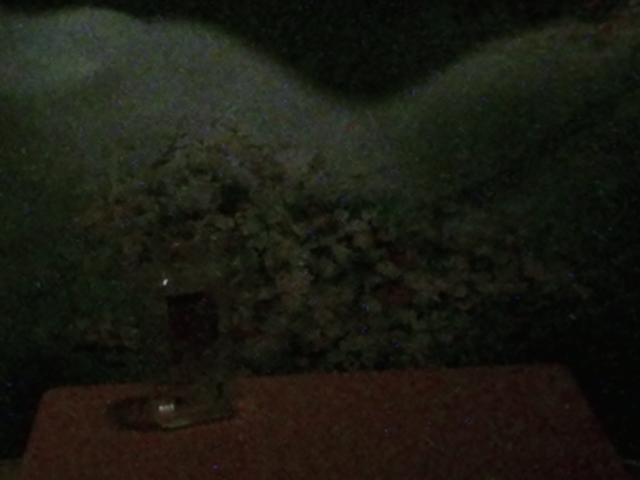
#> input picture data/cases/1001/RGB.png, 640 x 480 px; its folder holds only this picture in this run
$ python -i segment.py   (imports and definitions only)
#> lines starting #> are read from the running program, lines starting #| are printed output that depends on the picture; after the words box and inside, x2 and y2 are one past the last pixel; in counts of white or black regions, pixels touching at a corner belong together
### src/ipen/fuse.py
"""RGB / thermal fusion operators.

Thermal images carry the object silhouette even when the visible image is almost
black, so fusing the two modalities is the classical answer to low light.  Four
families are compared:

* ``weighted``   - per-pixel weighted average (a = 1 - alpha * a + alpha * b)
* ``pca``        - principal-component fusion (the 1st eigenvector weights)
* ``laplacian``  - Laplacian-pyramid fusion (Burt & Adelson), a classic of the
  course: local energy picks the sharper source at every scale
* ``max``        - take the brighter pixel, a naive upper bound
"""
from __future__ import annotations

import cv2
import numpy as np
from scipy import ndimage


def _to_float(img: np.ndarray) -> np.ndarray:
    return img.astype(np.float32) / 255.0
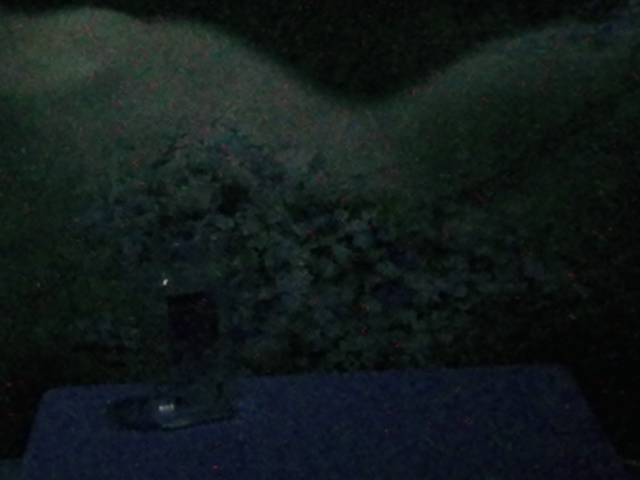
#> returned value: shape (480, 640, 3) float32; mean of channels 0, 1, 2 0.102, 0.103, 0.0701; drawn as B, G, R


def _to_u8(img: np.ndarray) -> np.ndarray:
    return np.clip(img * 255.0, 0, 255).round().astype(np.uint8)


def to_gray(img: np.ndarray) -> np.ndarray:
    """Luminance of an RGB or grayscale image, always ``float32`` in [0, 1]."""
    f = _to_float(img)
    if f.ndim == 2:
        return f
    return 0.299 * f[..., 0] + 0.587 * f[..., 1] + 0.114 * f[..., 2]
#> returned value: shape (480, 640) float32


def rggb_gray(rgb: np.ndarray) -> np.ndarray:
    return to_gray(rgb)


def weighted(a: np.ndarray, b: np.ndarray, alpha: float = 0.5) -> np.ndarray:
    return _to_u8((1 - alpha) * _to_float(a) + alpha * _to_float(b))


# [39 lines left out: functions pca, _lap_pyramid, laplacian, not called in this run]


def max_fuse(a: np.ndarray, b: np.ndarray) -> np.ndarray:
    return _to_u8(np.maximum(_to_float(a), _to_float(b)))


FUSIONS = {
    "仅RGB": None,
    "仅热红外": None,
    "加权平均": weighted,
    "PCA融合": pca,
    "拉普拉斯金字塔": laplacian,
    "取最大值": max_fuse,
}


def _as_rgb(x: np.ndarray) -> np.ndarray:
    """Replicate a grayscale result to 3 channels so every consumer sees RGB."""
    return x if x.ndim == 3 else np.repeat(x[..., None], 3, axis=2)


# [7 lines left out: function fuse, not called in this run]

### src/ipen/segment.py
"""Classical segmentation operators.

Six families, all classical image processing:

* ``otsu``        - global threshold from the between-class variance
* ``triangle``    - triangle (Zack) threshold, robust for unimodal dark images
* ``adaptive``    - local mean threshold with a window and a bias
* ``kmeans``      - 2-means clustering in (L, a, b) colour space
* ``region_grow`` - seeded region growing from the brightest pixel
* ``grabcut``     - OpenCV's graph-cut refinement inside the Otsu bounding box

They all return a boolean mask of the same shape as the input.
"""
from __future__ import annotations

import cv2
import numpy as np

from .fuse import to_gray


def _u8(x: np.ndarray) -> np.ndarray:
    if x.dtype == np.uint8:
        return x
    return np.clip(x, 0, 255).astype(np.uint8)


def otsu(img: np.ndarray) -> np.ndarray:
    g = _u8(to_gray(img) * 255)
    gb = ndimage_median(g, 3)
    t, _ = cv2.threshold(gb, 0, 255, cv2.THRESH_BINARY + cv2.THRESH_OTSU)
#> t = 31
    return gb >= t
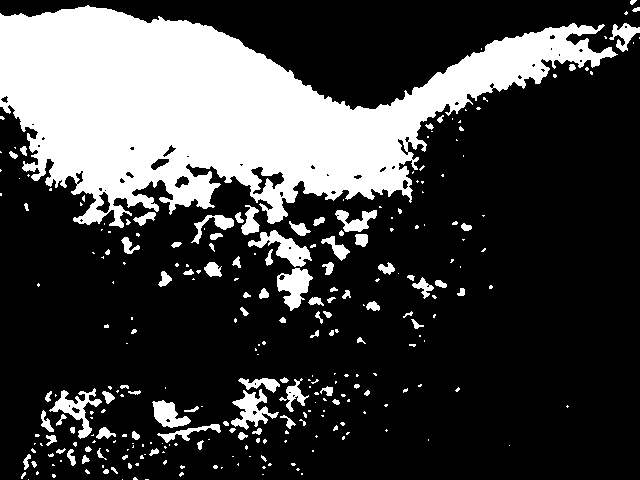
#> returned value: shape (480, 640) bool; 25.7% white; 278 white regions (183 under 20 px), largest, box (x1, y1, x2, y2) and area: (0, 5, 618, 228) 66059, (248, 230, 312, 267) 891, (277, 268, 313, 311) 864


def ndimage_median(x: np.ndarray, k: int) -> np.ndarray:
    from scipy import ndimage
    return ndimage.median_filter(x, size=k)


# [47 lines left out: functions triangle, adaptive, kmeans, region_grow, not called in this run]


def grabcut(img: np.ndarray, mask: np.ndarray | None = None,
            scale: float = 0.5) -> np.ndarray:
    """GrabCut initialised from the Otsu bounding box (user-drawn box surrogate).

    The graph cut runs on a ``scale``-sized copy and the mask is upsampled, which
    keeps the cost at a few hundred milliseconds per frame; the segmentation
    boundary of a small object is barely affected.
    """
    base = otsu(img) if mask is None else mask
    h, w = base.shape
#> h = 480; w = 640
    small = cv2.resize(img, (max(2, int(w * scale)), max(2, int(h * scale))),
                       interpolation=cv2.INTER_AREA)
    base_s = cv2.resize(base.astype(np.uint8), (small.shape[1], small.shape[0]),
                        interpolation=cv2.INTER_NEAREST) > 0
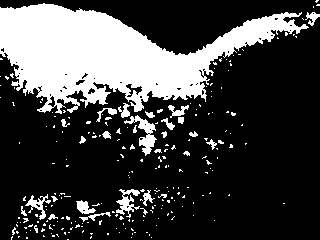
#> base_s: shape (240, 320) bool; 25.7% white; 236 white regions (208 under 20 px), largest, box (x1, y1, x2, y2) and area: (0, 3, 309, 114) 16561, (124, 115, 157, 156) 439, (116, 189, 140, 218) 297
    ys, xs = np.nonzero(base_s)
#> ys = 19707 values from 0 to 239; xs = 19707 values, max 319 at index 27, min 0 at index 98, mean 113.7
    if len(ys) < 5:
        return np.zeros((h, w), bool)
    pad = 6
    x0, x1 = max(0, int(xs.min()) - pad), min(small.shape[1] - 1, int(xs.max()) + pad)
#> x0 = 0; x1 = 319
    y0, y1 = max(0, int(ys.min()) - pad), min(small.shape[0] - 1, int(ys.max()) + pad)
#> y0 = 0; y1 = 239
    gc = np.full(small.shape[:2], cv2.GC_BGD, np.uint8)
    gc[y0:y1 + 1, x0:x1 + 1] = cv2.GC_PR_BGD
    gc[base_s] = cv2.GC_FGD
    bgm = np.zeros((1, 65), np.float64)
    fgm = np.zeros((1, 65), np.float64)
    cv2.setRNGSeed(0)
    try:
        cv2.grabCut(small, gc, None, bgm, fgm, 2, cv2.GC_INIT_WITH_MASK)
    except cv2.error:
        return cv2.resize(base.astype(np.uint8), (w, h),
                          interpolation=cv2.INTER_NEAREST) > 0
    out = ((gc == cv2.GC_FGD) | (gc == cv2.GC_PR_FGD)).astype(np.uint8)
    return cv2.resize(out, (w, h), interpolation=cv2.INTER_NEAREST) > 0


# [24 lines left out: functions postprocess, tophat, not called in this run]


SEGMENTERS = {
    "Otsu": otsu,
    "三角形阈值": triangle,
    "自适应阈值": adaptive,
    "K-means": kmeans,
    "区域生长": region_grow,
    "GrabCut": grabcut,
}

>>> import cv2
>>> picture = cv2.cvtColor(cv2.imread('../../data/cases/1001/RGB.png'), cv2.COLOR_BGR2RGB)
>>> result = grabcut(picture)
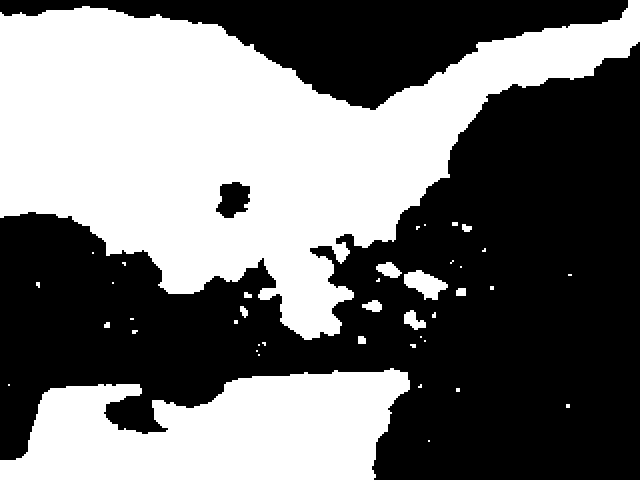
#> result: shape (480, 640) bool; 44.9% white; 41 white regions (24 under 20 px), largest, box (x1, y1, x2, y2) and area: (0, 0, 640, 340) 102840, (0, 368, 410, 480) 33040, (404, 270, 448, 300) 756
